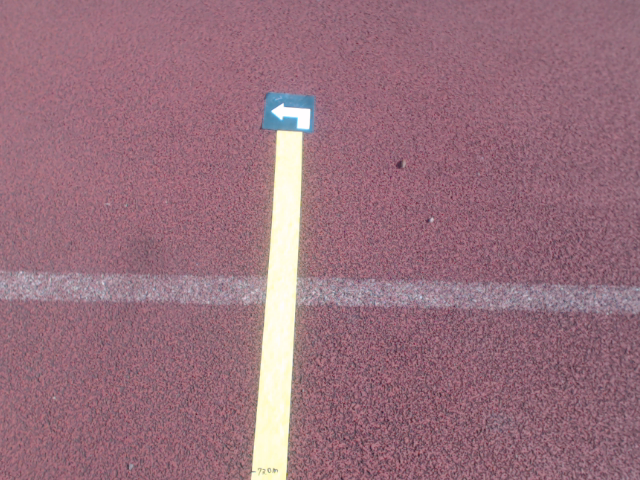
#> input picture DATA/0/492864.png, 640 x 480 px; its folder holds only this picture in this run
$ python Load_Arrowdata.py   (Python 2 division)
#> lines starting #> are read from the running program, lines starting #| are printed output that depends on the picture
# from PIL import Image
# from PIL import ImageFont
# from PIL import ImageDraw

import os
import numpy as np
import csv
import cv2
import sys
np.random.seed(1337)  # for reproducibility
num_pic =3598
num_classes = 4
#load_pic_num=np.zeros(num_classes)
index=0
width=220
height=220
num_channels=1
isTrain = True
DATA_DIR = "DATA"

X_Train=np.zeros((num_pic,height,width,num_channels))
Y_Train=np.zeros((num_pic,num_classes))
# total=np.zeros((6))
for foldername1 in os.listdir(DATA_DIR):
    for filename  in os.listdir(os.path.join(DATA_DIR, foldername1)):

        # print(os.path.join(DATA_DIR, foldername1,filename))

        img = cv2.imread(os.path.join(DATA_DIR, foldername1,filename))
#> img is the input picture: shape (480, 640, 3); mean B, G, R 124.1, 111.6, 152.5
        gray = cv2.cvtColor(img, cv2.COLOR_BGR2GRAY)
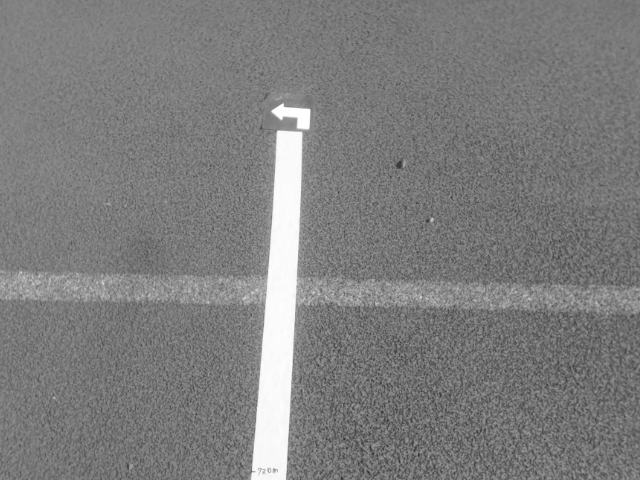
#> gray: shape (480, 640); min 42, max 255, mean 125.2
        x=100
        y=20
        w=440
        h=440

        roi_gray = gray[y:y+h, x:x+w]
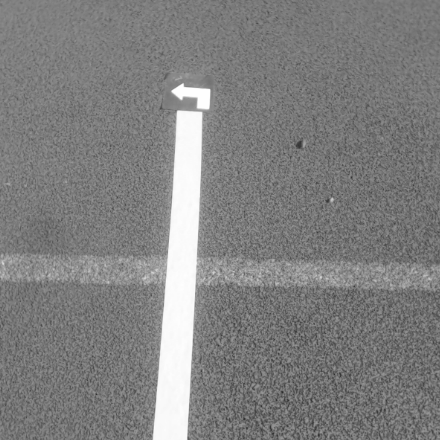
#> roi_gray: shape (440, 440); min 44, max 255, mean 127.7

        res=cv2.resize(roi_gray,(width,height),interpolation=cv2.INTER_LINEAR)
        # [7 lines of commented-out code are left out]
        X_Train[index, :, :,0] = np.array(res)
        # print X_Train[index,:,:,:]
        print foldername1
        Y_Train[index,int(foldername1[0])]=1
        print   Y_Train[index,:]
        index+=1
#> pass 2 of the loop `for foldername1 in os.listdir(DATA_DIR):`:
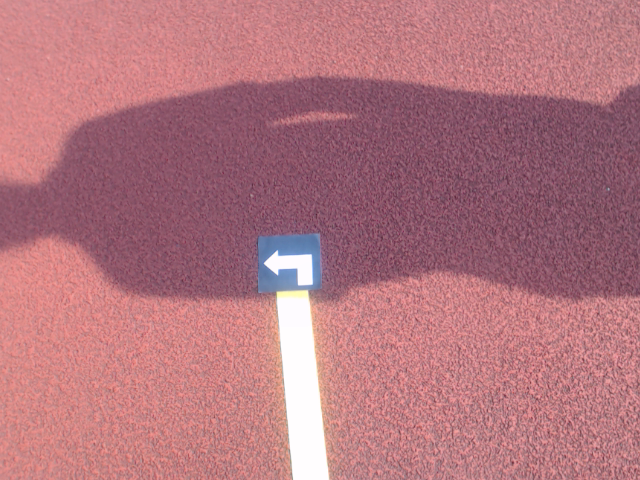
#> input picture DATA/0F/130638.png, 640 x 480 px
#> img is the input picture: shape (480, 640, 3); mean B, G, R 126.1, 116.9, 178.6
#> `gray = cv2.cvtColor(img, cv2.COLOR_BGR2GRAY)`:
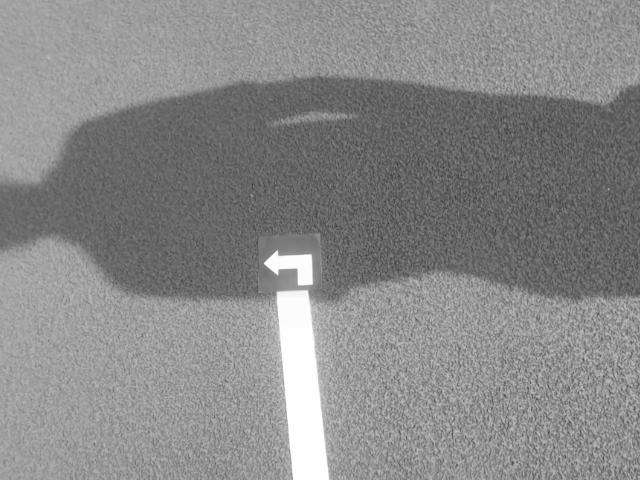
#> gray: shape (480, 640); min 52, max 255, mean 136.4
#> `roi_gray = gray[y:y+h, x:x+w]`:
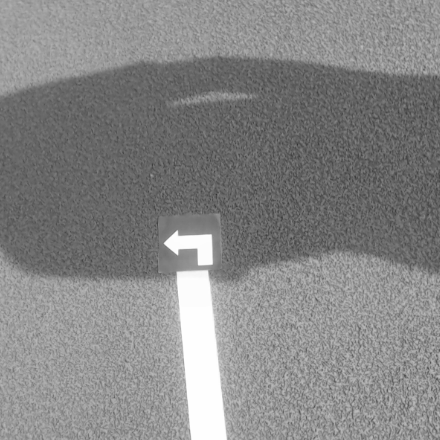
#> roi_gray: shape (440, 440); min 52, max 255, mean 134
print index
                    #print(os.path.join(DATA_DIR,foldername1,foldername2,filename))

# print total
#> (the run stopped early here; a loop or call above may not have finished)
